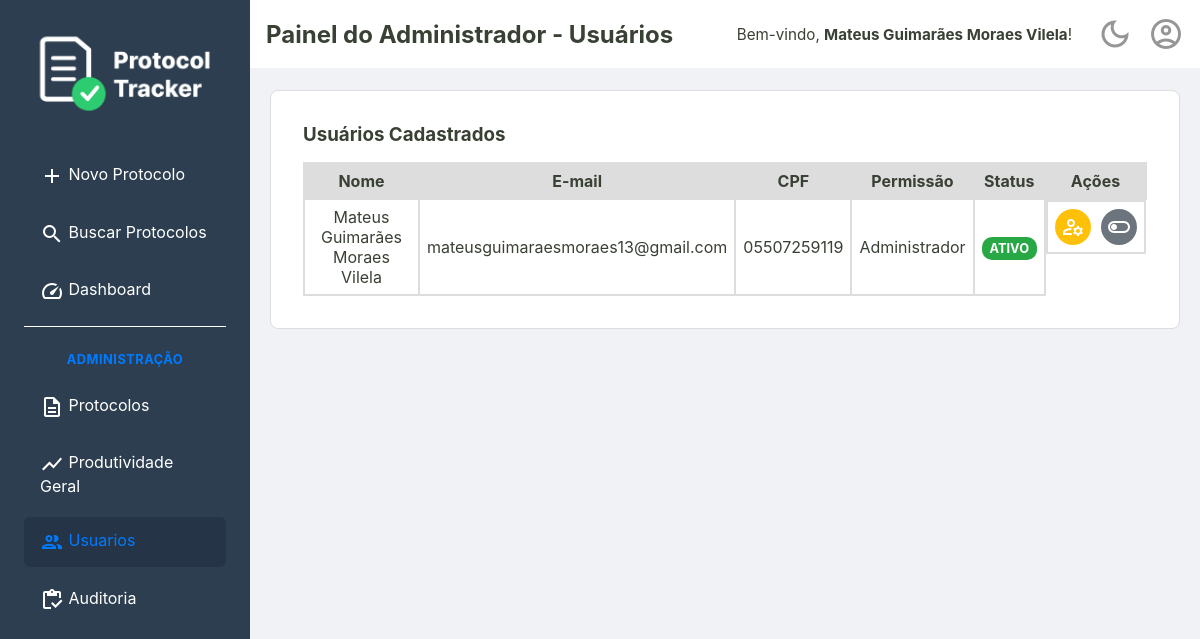
Screenshot of /admin/usuarios (signed in) with the database file from the repository.
### tables this page shows
CREATE TABLE usuarios (
    id INTEGER PRIMARY KEY,
    nome TEXT NOT NULL,
    email TEXT NOT NULL UNIQUE,
    cpf TEXT NOT NULL UNIQUE,
    senha TEXT NOT NULL,
    permissao TEXT NOT NULL DEFAULT 'operador',
    criado_em TEXT NOT NULL,
    ativo INTEGER NOT NULL DEFAULT 1
  );

### templates/admin/usuarios.php (called while the page is built)
<?php require __DIR__ . '/../_partials/_header.php'; ?>
<?php require __DIR__ . '/_listaUsuarios.php'; ?>
<?php require __DIR__ . '/../_partials/_footer.php'; ?>

### src/Controller/AdminController.php (called while the page is built, shortened)
<?php
class AdminController {
    private ?Usuario $usuarioLogado = null;
    private bool $isAdmin = false;
    public function __construct(
        private UsuarioRepository $usuarioRepositorio,
        private UsuarioService $usuarioService,
        private ProtocoloRepositorySql $protocoloRepositorio,
        private DashboardService $dashboardService,
        private AuditService $auditService
    ) {
        $idUsuario = $_SESSION['usuario_logado_id'] ?? null;
        if ($idUsuario) {
            $this->usuarioLogado = $this->usuarioRepositorio->buscaPorId($idUsuario);
        }
        if ($this->usuarioLogado && $this->usuarioLogado->permissao() === 'administrador') {
            $this->isAdmin = true;
        }
    }
    public function listaUsuarios()
    {
        try {
            $listaDeUsuarios = $this->usuarioRepositorio->all();
            $tituloDaPagina = "Painel do Administrador - Usuários";
            $usuarioLogado = $this->usuarioLogado;
            require __DIR__ . '/../../templates/admin/usuarios.php';
        } catch (\Throwable $th) {
            $erro = $e->getMessage();
            $usuarioLogado = $this->usuarioLogado;
            $isAdmin = $this->isAdmin;
            require __DIR__ . '/../../templates/home.php';
        }
    }
}

### src/Repository/UsuarioRepository.php (called while the page is built, shortened)
<?php
final class UsuarioRepository
{
    private PDO $connection;
    public function __construct(PDO $connection)
    {
        $this->connection = $connection;
    }
    public function all(): array
    {
        $sqlQuery = "SELECT * FROM usuarios;";
        $stmt = $this->connection->query($sqlQuery);
        $listaDeUsuarios = $this->hidrataListaDeUsuarios($stmt);
        return $listaDeUsuarios;
    }
    public function buscaPorId(int $id): ?Usuario
    {
        $sqlQuery = "SELECT * FROM usuarios WHERE id = :id;";
        $stmt = $this->connection->prepare($sqlQuery);
        $stmt->bindValue(':id', $id);
        $stmt->execute();
        $dadosUsuario = $stmt->fetch();
        return Usuario::fromArray($dadosUsuario);
    }
    private function hidrataListaDeUsuarios(PDOStatement $stmt): array
    {
        $listaDeUsuarios = [];
        while($usuarioDados = $stmt->fetch()){
            $listaDeUsuarios[] = Usuario::fromArray($usuarioDados);
        }
        return $listaDeUsuarios;
    }
}

### src/Model/Usuario.php (called while the page is built, shortened)
<?php
class Usuario {
    public function nome(): string
    {
        return $this->nome;
    }
    public function email(): string
    {
        return $this->email;
    }
    public function cpf(): string
    {
        return $this->cpf;
    }
    public function permissao(): string
    {
        return $this->permissao;
    }
    public function isAtivo(): bool
    {
        return $this->ativo;
    }
    public static function fromArray(array $dados): self
    {
        try {
            $data = new DateTimeImmutable($dados['criado_em']);
        } catch (Exception $e) {
            throw new Exception("Falha ao criar data a partir do valor: " . ($dados['criado_em'] ?? 'N/A'));
        }
        return new self(
            $dados['id'],
            $dados['nome'],
            $dados['email'],
            $dados['cpf'],
            $dados['senha'],
            $dados['permissao'],
            $data,
            (bool) $dados['ativo']
        );
    }
}

### src/Controller/UsuarioController.php (called while the page is built, shortened)
<?php
class UsuarioController
{
    public function __construct(
        private UsuarioRepository $repositorio,
        private UsuarioService $usuarioService,
        private LoginService $loginService,
    ) {
        $id_usuario = $_SESSION['usuario_logado_id'] ?? null;
        if ($id_usuario) {
            $this->usuarioLogado = $this->repositorio->buscaPorId($id_usuario);
        }
    }
}

### templates/admin/_listaUsuarios.php (the view, shortened to what this page needs)
<section class="listagem-container">
    <h3>Usuários Cadastrados</h3>
    <table class="protocolos-table datatable-js">
        <thead>
            <tr>
                <th>Nome</th>
                <th>E-mail</th>
                <th>CPF</th>
                <th>Permissão</th>
                <th>Status</th>
                <th class="acoes-header">Ações</th>
            </tr>
        </thead>
        <tbody>
            <?php foreach ($listaDeUsuarios as $usuario): ?>
                <tr>
                    <td><?= htmlspecialchars($usuario->nome()) ?></td>
                    <td><?= htmlspecialchars($usuario->email()) ?></td>
                    <td><?= htmlspecialchars($usuario->cpf()) ?></td>
                    <td><?= htmlspecialchars(ucfirst($usuario->permissao())) ?></td>
                    <td>
                        <?php if ($usuario->isAtivo()): ?>
                            <span class="badge badge-success">Ativo</span>
                        <?php else: ?>
                            <span class="badge badge-danger">Inativo</span>
                        <?php endif; ?>
                    </td>
                    <td class="acoes-cell">
                        <form action="/admin/usuarios/editar-cadastro" method="get" style="display:inline;">
                            <button type="submit" class="btn-acao btn-editar" title="Editar Usuário">
                                <span class="material-icons-outlined">manage_accounts</span>
                            </button>
                        </form>
                        <form action="/editar-status" method="post" onsubmit="return confirm('Tem certeza que deseja alterar o status deste usuário?');">
                            <button type="submit" class="btn-acao <?= $usuario->isAtivo() ? 'btn-desativar' : 'btn-ativar' ?>" title="<?= $usuario->isAtivo() ? 'Desativar' : 'Ativar' ?>">
                                <span class="material-icons-outlined">
                                </span>
                            </button>
                        </form>
                    </td>
                </tr>
            <?php endforeach; ?>
        </tbody>
    </table>
</section>

### templates/_partials/_content-header.php (shortened to what this page needs)
<div class="content-header">
    <div class="header-title">
        <h2><?= isset($tituloDaPagina) ? htmlspecialchars($tituloDaPagina) : 'Página sem Título' ?></h2>
    </div>
    <div class="header-actions">
        <?php if (isset($usuarioLogado) && $usuarioLogado): ?>
            <div class="welcome-message">
                <span>Bem-vindo, <strong><?= htmlspecialchars($usuarioLogado->nome()) ?></strong>!</span>
            </div>
        <?php endif; ?>
        <a href="#" id="theme-toggle" class="action-icon" title="Mudar Tema">
            <span class="material-icons-outlined">dark_mode</span>
        </a>
        <div class="dropdown">
            <a href="#" id="user-menu-toggle" class="action-icon" title="Perfil do Usuário">
                <span class="material-icons-outlined">account_circle</span>
            </a>
        </div>
    </div>
</div>

### public/assets/css/style.css (style rules this page uses)
:root { --cor-fundo-sidebar: #2c3e50; --cor-fundo-sidebar-hover: #33465c; --cor-fontes-sidebar: #ffffff; --cor-fundo-header: #ffffff; --cor-bordas: #ddd; --cor-fundo-body: #f0f2f5; --cor-fontes-body: #394034; --cor-fundo-sidebar-active: #253547; --cor-fontes-sidebar-active: #007bff; --cor-bordas-focus: #80bdff; --cor-fontes-main-button: #ffffff; --cor-main-button: #28a745; --cor-fontes-cards: #696969; --cor-icones-header: #969696; --cor-icones-header-hover: #007bff; --cor-primaria-erro: #ff2c2c; }
* { margin: 0; padding: 0; box-sizing: border-box; }
body { font-family: -apple-system, BlinkMacSystemFont, 'Segoe UI', Roboto, 'Helvetica Neue', Arial, sans-serif; background-color: var(--cor-fundo-body); color: var(--cor-fontes-body); display: flex; flex-direction: column; min-height: 100vh; }
a { text-decoration: none; }
.content-header { width: 100%; margin: 0 auto 1.4rem auto; display: flex; justify-content: space-between; align-items: center; background-color: var(--cor-fundo-header); padding: 1rem; }
.header-actions { display: flex; align-items: center; gap: 15px; }
.action-icon { color: var(--cor-icones-header); transition: color 0.2s; display: flex; align-items: center; }
.action-icon .material-icons-outlined { font-size: 36px; }
.busca-form-container, .listagem-container { width: 100%; max-width: 1400px; border: 1px solid var(--cor-bordas); margin: 0 auto; background-color: var(--cor-fundo-header); padding: 2rem; border-radius: 8px; }
.listagem-container h3 { margin-bottom: 1rem; }
.protocolos-table { width: 100%; border-collapse: collapse; border-spacing: 0; }
.protocolos-table th, .protocolos-table td { padding: 7px; border: 2px solid var(--cor-bordas); text-align: center; vertical-align: middle; }
.protocolos-table thead { background-color: var(--cor-bordas); }
.acoes-header { text-align: center; }
.acoes-cell { display: flex; justify-content: center; align-items: center; gap: 10px; }
.btn-acao { display: inline-flex; padding: 6px; border: none; border-radius: 50%; cursor: pointer; transition: background-color 0.2s; color: #fff; }
.btn-editar { background-color: #ffc107; }
.material-icons-outlined { vertical-align: middle; }
.dropdown { position: relative; display: inline-block; }
.header-actions .welcome-message { color: var(--cor-fontes-body); font-size: 0.95rem; margin-right: 10px; white-space: nowrap; }
.badge { padding: 4px 8px; font-size: 0.8rem; font-weight: bold; border-radius: 10px; color: #fff; text-transform: uppercase; }
.badge-success { background-color: #28a745; }
.btn-desativar { background-color: #6c757d; }

### rows the page displays
usuarios: nome "Mateus Guimarães Moraes Vilela", email "mateusguimaraesmoraes13@gmail.com", cpf "05507259119", permissao "Administrador", ativo "ATIVO"

### other values shown
$tituloDaPagina "Painel do Administrador - Usuários"
